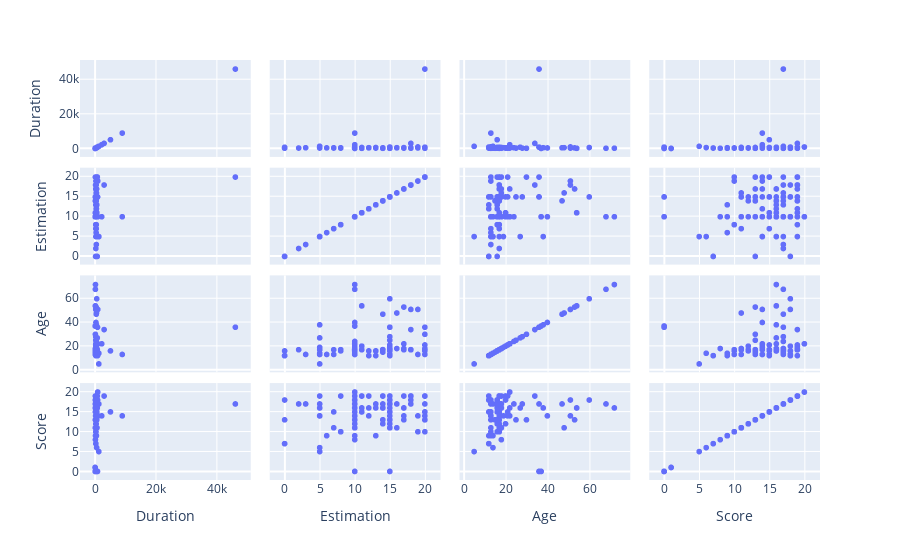

Notebook source saved alongside this figure:
### Code cell
videoScatter = px.scatter_matrix(dfVideo, dimensions=["Duration", "Estimation", "Age", "Score"])
videoScatter.show()

### Figure 1 — Plotly figure (JSON) as saved in the notebook; plotly's stock layout.template omitted (floating-point values rounded to 4 significant figures; data arrays with more than 128 entries replaced by an {"elided": "..."} marker saying what was removed)
{"data": [{"dimensions": [{"axis": {"matches": true}, "label": "Duration", "values": {"elided": "153 int values"}}, {"axis": {"matches": true}, "label": "Estimation", "values": {"elided": "153 int values"}}, {"axis": {"matches": true}, "label": "Age", "values": {"elided": "153 int values"}}, {"axis": {"matches": true}, "label": "Score", "values": {"elided": "153 int values"}}], "hovertemplate": "%{xaxis.title.text}=%{x}<br>%{yaxis.title.text}=%{y}<extra></extra>", "legendgroup": "", "marker": {"color": "#636efa", "symbol": "circle"}, "name": "", "showlegend": false, "type": "splom"}], "layout": {"dragmode": "select", "legend": {"tracegroupgap": 0}, "margin": {"t": 60}}}
